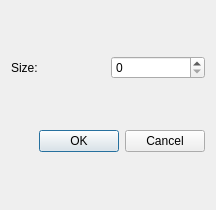
<?xml version="1.0" encoding="UTF-8"?>
<ui version="4.0">
 <class>NewGame</class>
 <widget class="QDialog" name="NewGame">
  <property name="geometry">
   <rect>
    <x>0</x>
    <y>0</y>
    <width>216</width>
    <height>210</height>
   </rect>
  </property>
  <property name="windowTitle">
   <string>Launch game</string>
  </property>
  <property name="windowIcon">
   <iconset>
    <normaloff>../annexes_projet_2023/240px-15-puzzle.png</normaloff>../annexes_projet_2023/240px-15-puzzle.png</iconset>
  </property>
  <layout class="QVBoxLayout" name="verticalLayout_3">
   <item>
    <layout class="QHBoxLayout" name="horizontalLayout">
     <item>
      <widget class="QLabel" name="label">
       <property name="text">
        <string>Size:</string>
       </property>
      </widget>
     </item>
     <item>
      <widget class="QSpinBox" name="spinBox"/>
     </item>
    </layout>
   </item>
   <item>
    <widget class="QDialogButtonBox" name="buttonBox">
     <property name="orientation">
      <enum>Qt::Horizontal</enum>
     </property>
     <property name="standardButtons">
      <set>QDialogButtonBox::Cancel|QDialogButtonBox::Ok</set>
     </property>
    </widget>
   </item>
  </layout>
 </widget>
 <resources/>
 <connections>
  <connection>
   <sender>buttonBox</sender>
   <signal>accepted()</signal>
   <receiver>NewGame</receiver>
   <slot>accept()</slot>
   <hints>
    <hint type="sourcelabel">
     <x>248</x>
     <y>254</y>
    </hint>
    <hint type="destinationlabel">
     <x>157</x>
     <y>274</y>
    </hint>
   </hints>
  </connection>
  <connection>
   <sender>buttonBox</sender>
   <signal>rejected()</signal>
   <receiver>NewGame</receiver>
   <slot>reject()</slot>
   <hints>
    <hint type="sourcelabel">
     <x>316</x>
     <y>260</y>
    </hint>
    <hint type="destinationlabel">
     <x>286</x>
     <y>274</y>
    </hint>
   </hints>
  </connection>
 </connections>
</ui>
